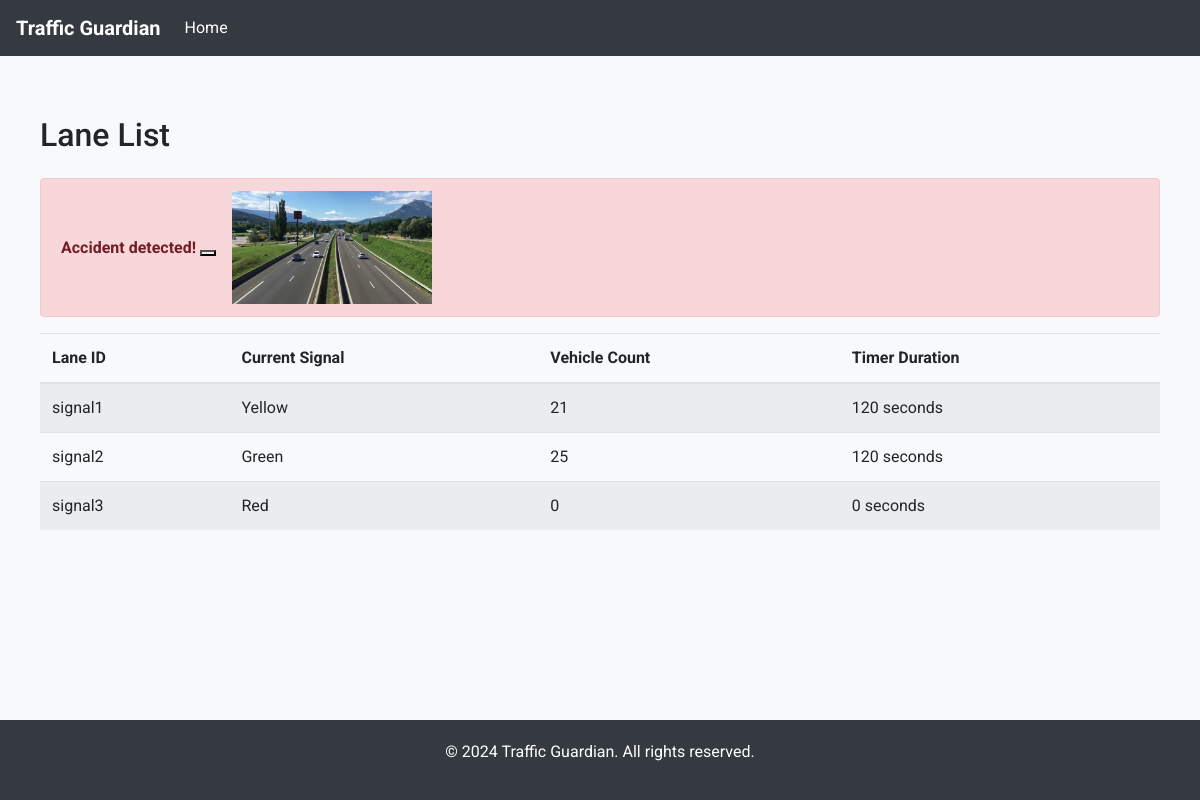
Page /api/signals/lanes/ on the committed database.
### traffic/models.py (models this page shows, shortened)
class TrafficSignal(models.Model):
    lane_id = models.CharField(max_length=20, unique=True)
    traffic_signal = models.CharField(max_length=10)
    vehicle_count = models.IntegerField()

### traffic/views.py (the view)
# urls.py: path('lanes/', views.lane_list, name='lane_list'),
def lane_list(request):
    signals = TrafficSignal.objects.all()
    accident_alert = request.session.pop('accident_alert', None)
    accident_image = None
    latest_accident = AccidentAlert.objects.order_by('-time').first()
    if latest_accident:
        accident_alert = "Accident detected!"
        if latest_accident.frame and hasattr(latest_accident.frame, 'url'):
            accident_image = latest_accident.frame.url
        else:
            accident_image = None  # or a default image URL if you prefer
    for signal in signals:
        count = signal.vehicle_count
        if 1 <= count <= 5:
            signal.timer_duration = 30
        elif 6 <= count <= 15:
            signal.timer_duration = 90
        elif 16 <= count <= 30:
            signal.timer_duration = 120
        else:
            signal.timer_duration = 0  # Or any default value
    return render(request, 'traffic/lane_list.html', {
        'signals': signals,
        'accident_alert': accident_alert,
        'accident_frame': accident_image,
    })

### traffic/templates/traffic/lane_list.html (shortened to what this page needs)
{% extends 'base.html' %}
{% block content %}
<div class="container">
    <h2 class="mb-4">Lane List</h2>
    {% if accident_alert %}
    <div class="alert alert-danger alert-dismissible fade show" role="alert">
        <div class="d-flex align-items-center">
            <div>
                <strong>{{ accident_alert }}</strong>
                <button type="button" class="btn-close" data-bs-dismiss="alert" aria-label="Close"></button>
            </div>
            {% if accident_frame %}
            <div class="ml-3">
                <img src="{{ accident_frame }}" class="img-fluid" alt="Accident Frame" style="max-width: 200px;">
            </div>
            {% endif %}
        </div>
    </div>
    {% endif %}
    <table class="table table-striped">
        <thead>
            <tr>
                <th scope="col">Lane ID</th>
                <th scope="col">Current Signal</th>
                <th scope="col">Vehicle Count</th>
                <th scope="col">Timer Duration</th>
            </tr>
        </thead>
        <tbody id="signals-table-body">
            {% for signal in signals %}
            <tr data-lane-id="{{ signal.lane_id }}">
                <td>{{ signal.lane_id }}</td>
                <td class="current-signal">{{ signal.traffic_signal }}</td>
                <td>{{ signal.vehicle_count }}</td>
                <td>
                    <span class="timer" data-duration="{{ signal.timer_duration }}">{{ signal.timer_duration }} seconds</span>
                </td>
            </tr>
            {% empty %}
            <tr>
                <td colspan="5">No lanes found</td>
            </tr>
            {% endfor %}
        </tbody>
    </table>
</div>
{% endblock %}

### traffic/templates/base.html (shortened to what this page needs)
<!DOCTYPE html>
<html lang="en">
<head>
    <link href="https://stackpath.bootstrapcdn.com/bootstrap/4.5.2/css/bootstrap.min.css" rel="stylesheet">
    <link rel="stylesheet" href="https://cdnjs.cloudflare.com/ajax/libs/font-awesome/5.15.4/css/all.min.css">
</head>
<body>
    <nav class="navbar navbar-expand-lg navbar-dark bg-dark">
        <a class="navbar-brand" href="#">Traffic Guardian</a>
        <div class="collapse navbar-collapse" id="navbarNav">
            <ul class="navbar-nav">
                <li class="nav-item active">
                    <a class="nav-link" href="{% url 'lane_list' %}">Home <span class="sr-only">(current)</span></a>
                </li>
            </ul>
        </div>
    </nav>
    <div class="container">
        {% block content %}{% endblock %}
    </div>
    <div class="footer">
        <p>&copy; 2024 Traffic Guardian. All rights reserved.</p>
    </div>
</body>
</html>

### traffic/templates/base.html (style rules this page uses)
body { background-color: #f8f9fa; font-family: 'Roboto', sans-serif; }
.navbar { margin-bottom: 20px; }
.container { max-width: 1200px; padding: 20px; }
.footer { padding: 20px; background-color: #343a40; color: white; text-align: center; position: fixed; width: 100%; bottom: 0; }
.navbar-brand { font-weight: 700; }

### rows in the picture
TrafficSignal: lane_id "signal1", traffic_signal "Yellow", vehicle_count "21", timer_duration "120"
TrafficSignal: lane_id "signal2", traffic_signal "Green", vehicle_count "25", timer_duration "120"
TrafficSignal: lane_id "signal3", traffic_signal "Red", vehicle_count "0", timer_duration "0"

### other values in the picture
{{ accident_alert }} "Accident detected!"
